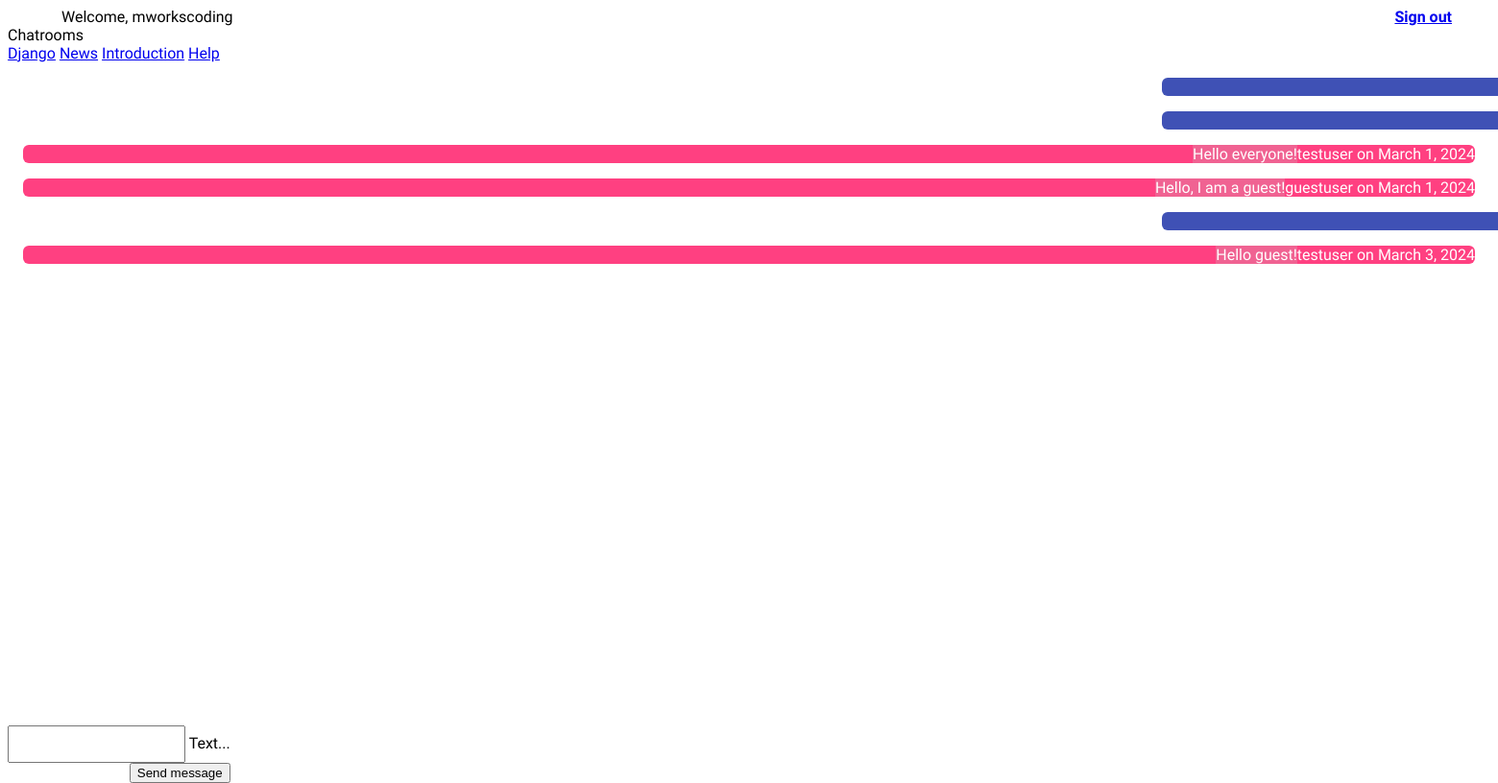
/chat/django (signed in), run on the app's committed database.
### chat/models.py (models this page shows)
class Message(models.Model):
    text = models.CharField(max_length=500)
    created_at = models.DateField(default=date.today)
    chat = models.ForeignKey(Chat, on_delete=models.CASCADE, related_name='chat_message_set', default=None, blank=True, null=True)
    author = models.ForeignKey(settings.AUTH_USER_MODEL, on_delete=models.CASCADE, related_name='author_message_set')
    receiver = models.ForeignKey(settings.AUTH_USER_MODEL, on_delete=models.CASCADE, related_name='receiver_message_set')

### chat/views.py (the view)
# urls.py: path('chat/', index),
@login_required(login_url='/login/')#redirect if not logged in
def index(request):
    index_chat = request.path.find("/chat/")     # get url name
    if index_chat != -1: # Extract the substring after "/chat/"
        chat_name = request.path[index_chat + len("/chat/"):]
    else:
        print("Not found in the path.")
        chat_name = ''
    if chat_name == '':
        redirect_to = request.GET.get('next', '/chat/django')
        return HttpResponseRedirect(redirect_to)
    chat_object = 1
    if chat_name == 'django':
        chat_object = 1
    elif chat_name == 'news':
        chat_object = 2
    elif chat_name == 'introduction':
        chat_object = 3
    elif chat_name == 'help':
        chat_object = 4
    else:
        chat_object = 1  # Default to 'django' if no chat room is specified
    if request.method == 'POST':
        mychat = Chat.objects.get(id=chat_object)
        new_message = Message.objects.create(text=request.POST['textmessage'] ,chat=mychat, author=request.user, receiver=request.user)
        serialized_obj = serializers.serialize('json', [new_message, ])
        return JsonResponse(serialized_obj[1:-1], safe=False)
    chatMessages = Message.objects.filter(chat__id=chat_object)
    return render(request, 'chat/index.html', {'messages': chatMessages, 'chat_name' : chat_name })

### chat/templates/chat/index.html (shortened to what this page needs)
{% extends "master.html" %}
{% block content %}
{% if request.user.is_authenticated %}
<div class="chat-content" id="messageContainer">
  {% for message in messages %}
  {% if message.author == request.user %}
    <div class="demo-card-square mdl-card mdl-shadow--2dp mdl-card-user">
    </div>
{% else %}
  <div class="demo-card-square mdl-card mdl-shadow--2dp mdl-card-not-user">
    <div class="mdl-card__supporting-text mdl-card-not-user-text">
      {{ message.text }}
    </div>
    <div class="mdl-card__actions mdl-card--border">
      <span class="mdl-card__supporting-text">
        {{ message.author.username }} on {{ message.created_at }}
      </span>
    </div>
  </div>
{% endif %} {% endfor %}
</div>
<div class="mdl-card__actions mdl-card--border mdl-card-center input-send-div">
  <form onsubmit="sendMessage('{{ chat_name }}'); return false;" method="POST">
    <div class="mdl-textfield mdl-js-textfield mdl-textfield--floating-label">
      <input
        class="mdl-textfield__input"
        name="textmessage"
        type="text"
        id="messageField"
        required
      />
      <label class="mdl-textfield__label" for="messageField">Text...</label>
    </div>
    <button
      class="mdl-button mdl-js-button mdl-button--raised mdl-button--colored"
    >
      Send message
    </button>
  </form>
</div>
{% else %}
<p class="signin-signup mdl-card-center">
  You are not logged in. Please log in <a href="/login/"><b>here</b></a> to read
  your Messages
</p>
{% endif %}
{% endblock %}

### templates/master.html (shortened to what this page needs)
<!DOCTYPE html>
<html lang="en">
  <head>
    {% load static %}
    <link rel="stylesheet" href="{% static 'css/fonts.css' %}">
    <link rel="stylesheet" href="{% static 'css/style.css' %}" />
    <link rel="stylesheet" href="https://code.getmdl.io/1.3.0/material.indigo-pink.min.css" />
  </head>
 <body>
  <div class="mdl-layout mdl-js-layout">
    <header class="mdl-layout__header mdl-layout__header--scroll">
      <div class="mdl-layout__header-row" style="display: flex; align-items: center; justify-content: space-between;">
        {% if request.user.is_authenticated %}
        <span class="mdl-layout-title" style="margin-left: 16px">Welcome, {{ request.user.username }}</span>
        <span class="mdl-layout-title"><a href="/sign_out/"><b>Sign out</b></a></span>
        {% else %}
        <span class="mdl-layout-title">Django Chat App</span>
        {% endif %}
      </div>
    </header>
    {% if request.user.is_authenticated %}
    <div class="mdl-layout__drawer">
      <span class="mdl-layout-title">Chatrooms</span>
      <nav class="mdl-navigation">
        <a class="mdl-navigation__link" href="/chat/django">Django</a>
        <a class="mdl-navigation__link" href="/chat/news">News</a>
        <a class="mdl-navigation__link" href="/chat/introduction">Introduction</a>
        <a class="mdl-navigation__link" href="/chat/help">Help</a>
      </nav>
    </div>
    {% endif %}
      <div>
        {% block content%}
         {% endblock %}
    </div>
  </div>
  </body>
</html>

### static/css/style.css (style rules this page uses)
html { scroll-behavior: smooth; }
body { min-height: 100vh; font-family: 'Roboto', sans-serif; }
.mdl-layout { height: calc(100vh - 105px) !important; }
.mdl-textfield__input { line-height: 2.5 !important; }
.mdl-card { border-radius: 6px !important }
.mdl-card-center { display: flex; flex-direction: column; align-items: center; }
.mdl-layout__header-row { padding: 0 40px 0 40px !important; }
.mdl-card-user { min-height: unset !important; background-color: #3f51b5 !important; display: flex !important; justify-content: flex-end !important; position: relative !important; left: calc(100vw - 374px) !important; margin: 16px !important; }
.mdl-card-not-user { min-height: unset !important; background-color: rgb(255, 64, 129) !important; display: flex !important; justify-content: flex-end !important; position: relative !important; margin: 16px !important; }
.mdl-card-not-user-text { background-color: #f06292 !important; }
.input-send-div { position: fixed; bottom: 0; background-color: white !important; z-index: 1; }
.mdl-card__supporting-text { color: white !important; }
.mdl-card__actions { text-align: end !important; }

### data on the page
Message: text "Hello everyone!", author.username "testuser", created_at "March 1, 2024"
Message: text "Hello, I am a guest!", author.username "guestuser", created_at "March 1, 2024"
Message: text "Hello guest!", author.username "testuser", created_at "March 3, 2024"

### other printed values
{{ request.user.username }} "mworkscoding"
